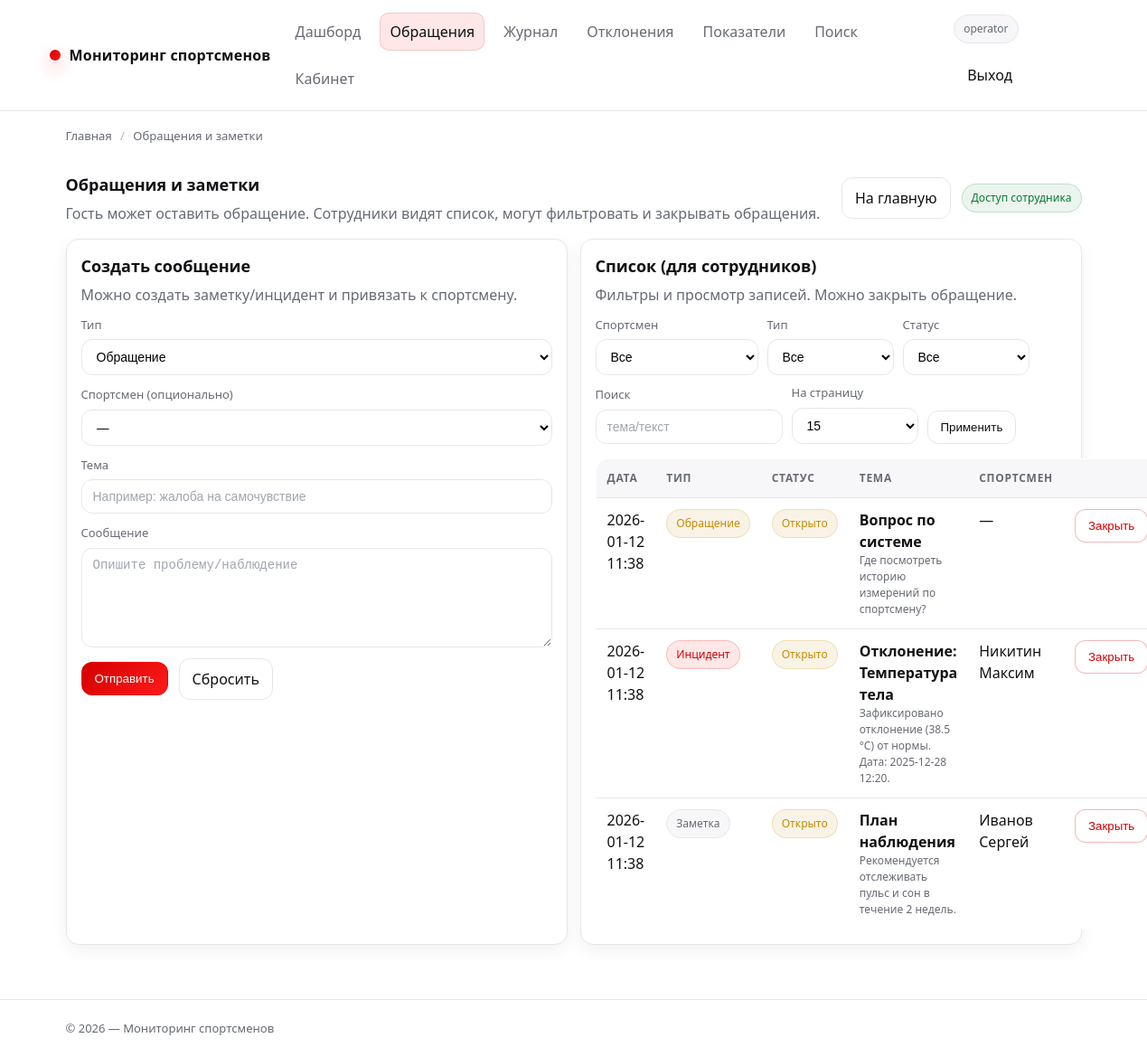
/feedback/ (signed in), run on an earlier commit of the app's database.
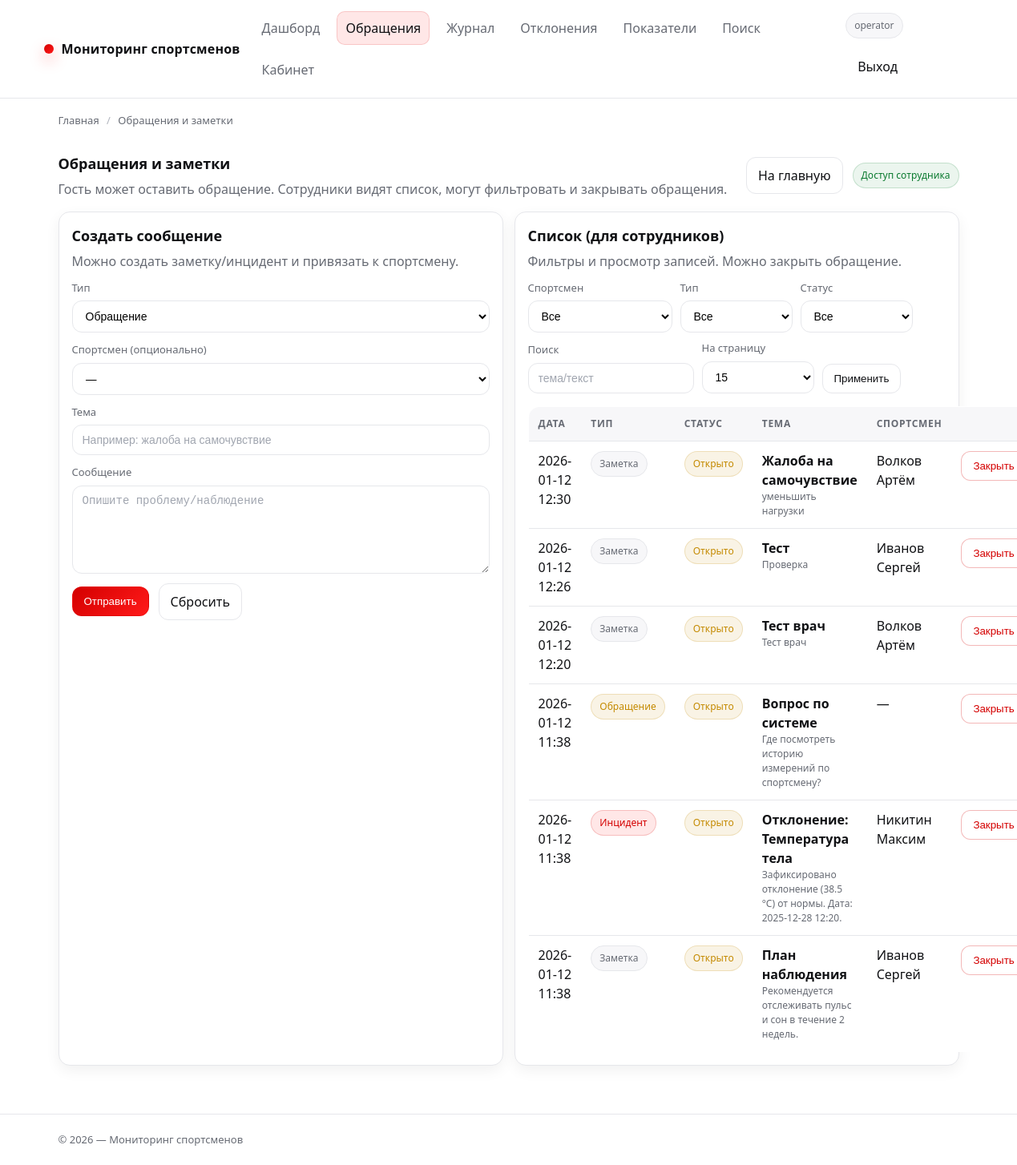
And on a later commit of the database.
### app/models.py (models this page shows, shortened)
class User(db.Model, UserMixin):
    __tablename__ = "users"
    id = db.Column(db.Integer, primary_key=True)
    username = db.Column(db.String(64), unique=True, nullable=False, index=True)
    email = db.Column(db.String(120), unique=True, nullable=True, index=True)
    password_hash = db.Column(db.String(255), nullable=False)
    role = db.Column(db.String(32), nullable=False, default=ROLE_USER, index=True)
    is_active = db.Column(db.Boolean, nullable=False, default=True)
    created_at = db.Column(db.DateTime, nullable=False, default=datetime.utcnow)
    last_login_at = db.Column(db.DateTime, nullable=True)
    measurements_created = db.relationship(
        "Measurement",
        back_populates="created_by",
        lazy="select",
    )
    feedback_created = db.relationship(
        "Feedback",
        back_populates="author",
        lazy="select",
    )
    exports_created = db.relationship(
        "ExportBatch",
        back_populates="created_by",
        lazy="select",
    )
    teams_managed = db.relationship(
        "Team",
        back_populates="coach",
        lazy="select",
    )
    alerts_closed = db.relationship(
        "Alert",
        back_populates="closed_by",
        lazy="select",
        foreign_keys="Alert.closed_by_id",
    )
    audit_events = db.relationship(
        "AuditLog",
        back_populates="user",
        lazy="select",
    )
    athlete = db.relationship(
        "Athlete",
        back_populates="user",
        uselist=False,
        lazy="select",
    )
    def has_role(self, *roles: str) -> bool:
        return self.role in roles

class Feedback(db.Model):
    __tablename__ = "feedback"
    id = db.Column(db.Integer, primary_key=True)
    athlete_id = db.Column(db.Integer, db.ForeignKey("athletes.id"), nullable=True, index=True)
    author_id = db.Column(db.Integer, db.ForeignKey("users.id"), nullable=True, index=True)
    kind = db.Column(db.String(32), nullable=False, default=FEEDBACK_KIND_NOTE, index=True)
    status = db.Column(db.String(32), nullable=False, default=ALERT_STATUS_OPEN, index=True)  # open/closed
    title = db.Column(db.String(160), nullable=False)
    message = db.Column(db.Text, nullable=False)
    created_at = db.Column(db.DateTime, nullable=False, default=datetime.utcnow, index=True)
    closed_at = db.Column(db.DateTime, nullable=True)
    athlete = db.relationship("Athlete", back_populates="feedback", lazy="select")
    author = db.relationship("User", back_populates="feedback_created", lazy="select")

class Athlete(db.Model):
    __tablename__ = "athletes"
    id = db.Column(db.Integer, primary_key=True)
    user_id = db.Column(db.Integer, db.ForeignKey("users.id"), nullable=True, unique=True, index=True)
    user = db.relationship("User", back_populates="athlete", lazy="select")
    full_name = db.Column(db.String(180), nullable=False, index=True)
    birth_date = db.Column(db.Date, nullable=True)
    gender = db.Column(db.String(16), nullable=True)  # "M"/"F"/etc
    team_id = db.Column(db.Integer, db.ForeignKey("teams.id"), nullable=True, index=True)
    team = db.relationship("Team", back_populates="athletes", lazy="select")
    notes = db.Column(db.Text, nullable=True)
    created_at = db.Column(db.DateTime, nullable=False, default=datetime.utcnow)
    is_active = db.Column(db.Boolean, nullable=False, default=True)
    measurements = db.relationship(
        "Measurement",
        back_populates="athlete",
        cascade="all, delete-orphan",
        lazy="select",
    )
    feedback = db.relationship(
        "Feedback",
        back_populates="athlete",
        lazy="select",
    )
    norms = db.relationship(
        "AthleteIndicatorNorm",
        back_populates="athlete",
        cascade="all, delete-orphan",
        lazy="select",
    )

### app/feedback.py (the view, shortened to what this page needs)
@bp.get("/")
def feedback_home():
    bc = crumbs(("Главная", url_for("routes.index")), ("Обращения и заметки", ""))
    athletes_query = Athlete.query.filter_by(is_active=True)
    if is_coach(current_user):
        team_ids = get_coach_team_ids(current_user)
        if team_ids:
            athletes_query = athletes_query.filter(Athlete.team_id.in_(team_ids))
    athletes = athletes_query.order_by(Athlete.full_name.asc()).all()
    is_staff = _is_staff_user()
    athlete_id = request.args.get("athlete_id", type=int)
    kind = (request.args.get("kind") or "").strip() or None
    status = (request.args.get("status") or "").strip() or None
    q = (request.args.get("q") or "").strip()
    page = clamp_int(request.args.get("page"), default=1, min_value=1, max_value=10_000)
    per_page = clamp_int(request.args.get("per_page"), default=15, min_value=5, max_value=100)
    items = []
    total = 0
    pages = 1
    if is_staff:
        query = Feedback.query.order_by(Feedback.created_at.desc())
        if is_coach(current_user):
            team_ids = get_coach_team_ids(current_user)
            if team_ids:
                query = query.join(Feedback.athlete).filter(Athlete.team_id.in_(team_ids))
        if athlete_id:
            query = query.filter(Feedback.athlete_id == athlete_id)
        if kind:
            query = query.filter(Feedback.kind == kind)
        if status:
            query = query.filter(Feedback.status == status)
        total = query.count()
        pages = (total + per_page - 1) // per_page if per_page else 1
        items = query.offset((page - 1) * per_page).limit(per_page).all()
    return render_template(
        "feedback.html",  # <-- актуальное имя по твоему скрину
        breadcrumbs=bc,
        athletes=athletes,
        is_staff=is_staff,
        items=items,
        pagination={
            "page": page,
            "per_page": per_page,
            "total": total,
            "pages": pages,
            "has_prev": page > 1,
            "has_next": page < pages,
            "prev_page": page - 1 if page > 1 else None,
            "next_page": page + 1 if page < pages else None,
        },
        filters={
            "athlete_id": athlete_id,
            "kind": kind or "",
            "status": status or "",
            "q": q,
        },
        kinds=[FEEDBACK_KIND_REQUEST, FEEDBACK_KIND_NOTE, FEEDBACK_KIND_INCIDENT],
        statuses=[ALERT_STATUS_OPEN, ALERT_STATUS_CLOSED],
    )

### app/templates/feedback.html (shortened to what this page needs)
{% extends "base.html" %}
{% block content %}
  <div class="row space-between">
    <div>
      <h1 class="card__title" style="margin:0;">Обращения и заметки</h1>
      <p class="card__subtitle" style="margin:6px 0 0;">
        Гость может оставить обращение. Сотрудники видят список, могут фильтровать и закрывать обращения.
      </p>
    </div>
    <div class="row">
      <a class="btn" href="{{ url_for('routes.index') }}">На главную</a>
      {% if is_staff %}
        <span class="badge badge--ok">Доступ сотрудника</span>
      {% else %}
        <span class="badge badge--warn">Публичная форма</span>
      {% endif %}
    </div>
  </div>
  <div class="grid grid--2 mt-16">
    <div class="card">
      <div class="card__body">
        <h2 class="card__title">Создать сообщение</h2>
        <p class="card__subtitle">
          {% if is_staff %}
            Можно создать заметку/инцидент и привязать к спортсмену.
          {% else %}
            Оставьте обращение (без привязки к спортсмену).
          {% endif %}
        </p>
        <form class="form mt-12" method="post" action="{{ url_for('feedback.feedback_create') }}">
          {% if is_staff %}
            <div class="field">
              <label>Тип</label>
              <select name="kind">
                <option value="request">Обращение</option>
              </select>
            </div>
            <div class="field">
              <label>Спортсмен (опционально)</label>
              <select name="athlete_id">
                <option value="">—</option>
              </select>
            </div>
          {% endif %}
          <div class="field">
            <label>Тема</label>
            <input class="input" name="title" required placeholder="Например: жалоба на самочувствие">
          </div>
          <div class="field">
            <label>Сообщение</label>
            <textarea name="message" required placeholder="Опишите проблему/наблюдение"></textarea>
          </div>
          <div class="row">
            <button class="btn btn--primary" type="submit">Отправить</button>
            <a class="btn" href="{{ url_for('feedback.feedback_home') }}">Сбросить</a>
          </div>
        </form>
      </div>
    </div>
    <div class="card">
      <div class="card__body">
        <h2 class="card__title">Список (для сотрудников)</h2>
        <p class="card__subtitle">
          {% if is_staff %}
            Фильтры и просмотр записей. Можно закрыть обращение.
          {% else %}
            Доступно только сотрудникам (врач/тренер/админ/оператор).
          {% endif %}
        </p>
        {% if is_staff %}
          <form class="filters mt-12" method="get" action="{{ url_for('feedback.feedback_home') }}" data-autosubmit="1">
            <div class="field">
              <label>Спортсмен</label>
              <select name="athlete_id">
                <option value="">Все</option>
              </select>
            </div>
            <div class="field field--sm">
              <label>Тип</label>
              <select name="kind">
                <option value="" {% if not filters.kind %}selected{% endif %}>Все</option>
              </select>
            </div>
            <div class="field field--sm">
              <label>Статус</label>
              <select name="status">
                <option value="" {% if not filters.status %}selected{% endif %}>Все</option>
              </select>
            </div>
            <div class="field">
              <label>Поиск</label>
              <input class="input" name="q" value="{{ filters.q }}" placeholder="тема/текст">
            </div>
            <div class="field field--sm">
              <label>На страницу</label>
              <select name="per_page">
                {% for n in [10,15,25,50,100] %}
                  <option value="{{ n }}" {% if pagination.per_page==n %}selected{% endif %}>{{ n }}</option>
                {% endfor %}
              </select>
            </div>
            <div class="actions">
              <button class="btn" type="submit">Применить</button>
            </div>
          </form>
          {% if items and items|length > 0 %}
            <table class="table mt-16">
              <thead>
                <tr>
                  <th>Дата</th>
                  <th>Тип</th>
                  <th>Статус</th>
                  <th>Тема</th>
                  <th>Спортсмен</th>
                  <th></th>
                </tr>
              </thead>
              <tbody>
                {% for f in items %}
                  <tr>
                    <td>{{ f.created_at.strftime('%Y-%m-%d %H:%M') }}</td>
                    <td>
                      {% if f.kind == 'incident' %}
                        <span class="badge badge--bad">Инцидент</span>
                      {% elif f.kind == 'note' %}
                        <span class="badge">Заметка</span>
                      {% else %}
                        <span class="badge badge--warn">Обращение</span>
                      {% endif %}
                    </td>
                    <td>
                      {% if f.status == 'closed' %}
                        <span class="badge badge--ok">Закрыто</span>
                      {% else %}
                        <span class="badge badge--warn">Открыто</span>
                      {% endif %}
                    </td>
                    <td>
                      <b>{{ f.title }}</b>
                      <div style="color: var(--muted); font-size: 12px;">
                        {{ f.message[:140] }}{% if f.message and f.message|length > 140 %}…{% endif %}
                      </div>
                    </td>
                    <td>
                      {% if f.athlete %}
                        <a href="{{ url_for('routes.product', athlete_id=f.athlete.id) }}">{{ f.athlete.full_name }}</a>
                      {% else %}
                        —
                      {% endif %}
                    </td>
                    <td style="text-align:right;">
                      {% if f.status != 'closed' %}
                        <form method="post" action="{{ url_for('feedback.feedback_close', fb_id=f.id) }}" style="display:inline;">
                          <button class="btn btn--danger" type="submit" data-confirm="Закрыть обращение?">Закрыть</button>
                        </form>
                      {% else %}
                        <span class="badge badge--ok">OK</span>
                      {% endif %}
                    </td>
                  </tr>
                {% endfor %}
              </tbody>
            </table>
          {% else %}
            <p class="mt-16" style="margin:0; color: var(--muted);">Записей нет.</p>
          {% endif %}
        {% endif %}
      </div>
    </div>
  </div>
{% endblock %}

### app/templates/base.html (shortened to what this page needs)
<!doctype html>
<html lang="ru">
<head>
  <link rel="stylesheet" href="{{ url_for('static', filename='css/style.css') }}">
</head>
<body>
  {% include "partials/_nav.html" %}
  {% block breadcrumbs %}
    {% include "partials/_breadcrumbs.html" %}
  {% endblock %}
  <main class="section">
    <div class="container">
      {% block content %}{% endblock %}
    </div>
  </main>
  <footer class="footer">
    <div class="container row space-between">
      <div>
        © {{ (now().year if now else 2026) }} — {{ APP_TITLE or "Мониторинг показателей здоровья спортсменов" }}
      </div>
    </div>
  </footer>
</body>
</html>

### app/templates/partials/_nav.html (shortened to what this page needs)
<header class="header">
  <div class="container header__inner">
    <a class="brand" href="{{ url_for('routes.index') }}">
      <span class="brand__dot" aria-hidden="true"></span>
      <span>{{ APP_TITLE or "Мониторинг спортсменов" }}</span>
    </a>
    <nav class="nav" aria-label="Навигация">
      {% if is_authenticated %}
        <a href="{{ url_for('routes.index') }}"
           class="{% if request.endpoint == 'routes.index' %}is-active{% endif %}">
          Дашборд
        </a>
      {% endif %}
      <a href="{{ url_for('feedback.feedback_home') }}"
         class="{% if request.endpoint and request.endpoint.startswith('feedback.') %}is-active{% endif %}">
        Обращения
      </a>
      {% if is_staff %}
        <a href="{{ url_for('routes.catalog') }}"
           class="{% if request.endpoint == 'routes.catalog' %}is-active{% endif %}">
          Журнал
        </a>
        <a href="{{ url_for('routes.offers') }}"
           class="{% if request.endpoint == 'routes.offers' %}is-active{% endif %}">
          Отклонения
        </a>
        {% if is_admin or is_doctor or is_operator %}
          <a href="{{ url_for('routes.categories') }}"
             class="{% if request.endpoint == 'routes.categories' %}is-active{% endif %}">
            Показатели
          </a>
        {% endif %}
        <a href="{{ url_for('routes.search') }}"
           class="{% if request.endpoint == 'routes.search' %}is-active{% endif %}">
          Поиск
        </a>
      {% endif %}
      {% if current_user.is_authenticated %}
        <a href="{{ url_for('cabinet.cabinet_home') }}"
           class="{% if request.endpoint and request.endpoint.startswith('cabinet.') %}is-active{% endif %}">
          Кабинет
        </a>
      {% endif %}
    </nav>
    <div class="row">
      {% if current_user.is_authenticated %}
        <span class="badge" data-tip="Роль: {{ current_user.role }}">
          {{ current_user.username }}
        </span>
        <a class="btn btn--ghost" href="{{ url_for('auth.logout') }}">Выход</a>
      {% else %}
        <a class="btn" href="{{ url_for('auth.login') }}">Вход</a>
        <a class="btn btn--primary" href="{{ url_for('auth.register') }}">Регистрация</a>
      {% endif %}
    </div>
  </div>
</header>

### app/templates/partials/_breadcrumbs.html
{% if breadcrumbs %}
  <div class="breadcrumbs">
    <div class="container">
      {% for item in breadcrumbs %}
        {% if item.url %}
          <a href="{{ item.url }}">{{ item.title }}</a>
        {% else %}
          <span>{{ item.title }}</span>
        {% endif %}
        {% if not loop.last %}
          <span class="breadcrumbs__sep">/</span>
        {% endif %}
      {% endfor %}
    </div>
  </div>
{% endif %}

What changed in the data, as far as the page shows it:
added Feedback: created_at "2026-01-12 12:30", kind "Заметка", status "Открыто", title "Жалоба на самочувствие", message "уменьшить нагрузки", athlete.full_name "Волков Артём"
added Feedback: created_at "2026-01-12 12:26", kind "Заметка", status "Открыто", title "Тест", message "Проверка", athlete.full_name "Иванов Сергей"
added Feedback: created_at "2026-01-12 12:20", kind "Заметка", status "Открыто", title "Тест врач", message "Тест врач", athlete.full_name "Волков Артём"
